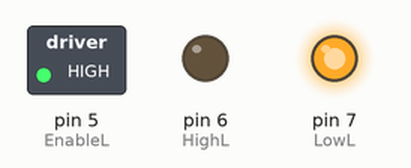
This sketch was run on a simulated Arduino Uno, built with avr-gcc and run on an emulated ATmega328P. Parts: switched loads named in the sketch (green lamp = pin HIGH), output pins drawn as LEDs (lit = HIGH).

Above: at 0.1 s.
Timing chart, 0 to 1.6 s (numbered marks = the images above):
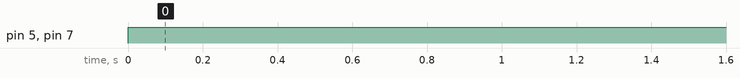

Measured:
- by itself, pin 5 (EnableL), pin 7 (LowL): LOW → HIGH at 0.00 s

The sketch:

motorControl.ino
```cpp
const int EnableL = 5;
const int HighL = 6;
const int LowL = 7;

void setup() {
  pinMode(EnableL, OUTPUT);
  pinMode(HighL, OUTPUT);
  pinMode(LowL, OUTPUT);
}

void forward() {
  digitalWrite(HighL, LOW);
  digitalWrite(LowL, HIGH);
  analogWrite(EnableL, 255);
}

void loop (){
forward();
}
```
